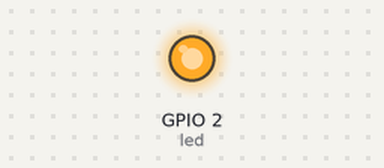
Bench run of a program on a simulated ESP32 board running MicroPython. Shown: output pins drawn as LEDs (lit = HIGH). What the program prints to the serial console is not drawn.

Above: at 0.6 s.
At 6.1 s:
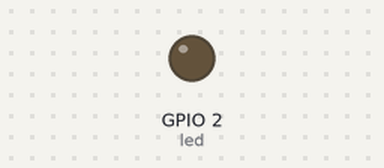
Timing chart, 0 to 8.7 s (numbered marks = the images above):
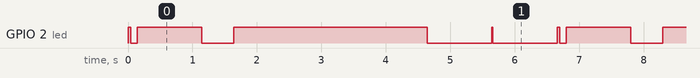

The program:

LED_ESP32.py
```python
print("Hello World!")
from time import sleep_ms
from machine import Pin

led=Pin(2,Pin.OUT) #create LED object from pin2,Set,Pin2, to output
while True:
    led.value(1) #set led turn on
    sleep_ms(40) #edit ms
    led.value(0) #set LED turn off
    sleep_ms(100)
    led.value(1) #set led turn on
    sleep_ms(1000) #edit ms
    led.value(0) #set LED turn off
    sleep_ms(500)
    led.value(1)
    sleep_ms(3000)
    led.value(0)
    sleep_ms(1000)
    led.value(1)
    sleep_ms(20)
    led.value(0)
    sleep_ms(1000)
```

Measured:
- by itself, GPIO 2 (led): repeats every 6.7 s: LOW 0.10 s, HIGH 1.0 s, LOW 0.50 s, HIGH 3.0 s, LOW 1.0 s, HIGH 0.02 s, LOW 1.0 s, HIGH 0.04 s
- by itself, everything shown: repeats every 6.7 s, in 8 steps
